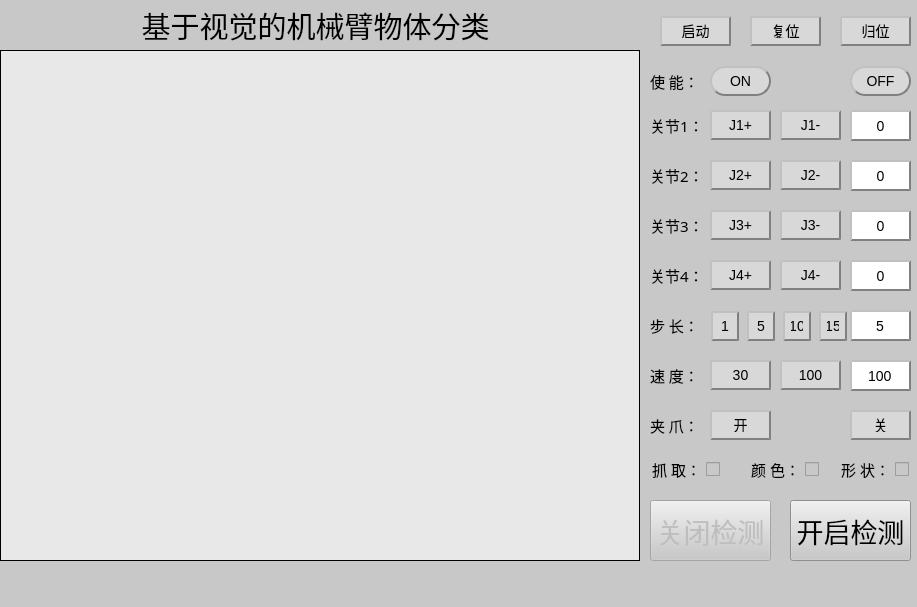
<?xml version="1.0" encoding="UTF-8"?>
<ui version="4.0">
 <class>MainWindow</class>
 <widget class="QMainWindow" name="MainWindow">
  <property name="geometry">
   <rect>
    <x>0</x>
    <y>0</y>
    <width>917</width>
    <height>607</height>
   </rect>
  </property>
  <property name="windowTitle">
   <string>基于视觉的机械臂物体分类</string>
  </property>
  <property name="styleSheet">
   <string notr="true">background-color: rgb(200, 200, 200);</string>
  </property>
  <widget class="QWidget" name="centralwidget">
   <widget class="QLabel" name="Image_show">
    <property name="geometry">
     <rect>
      <x>0</x>
      <y>50</y>
      <width>640</width>
      <height>511</height>
     </rect>
    </property>
    <property name="styleSheet">
     <string notr="true">background-color: rgb(232, 232, 232);
border-width: 1px;
border-style: solid;</string>
    </property>
    <property name="text">
     <string/>
    </property>
   </widget>
   <widget class="QLabel" name="label_2">
    <property name="geometry">
     <rect>
      <x>130</x>
      <y>10</y>
      <width>371</width>
      <height>31</height>
     </rect>
    </property>
    <property name="font">
     <font>
      <family>微软雅黑</family>
      <pointsize>22</pointsize>
     </font>
    </property>
    <property name="text">
     <string>基于视觉的机械臂物体分类</string>
    </property>
    <property name="alignment">
     <set>Qt::AlignCenter</set>
    </property>
    <property name="wordWrap">
     <bool>true</bool>
    </property>
   </widget>
   <widget class="QPushButton" name="btn_close_detection">
    <property name="enabled">
     <bool>false</bool>
    </property>
    <property name="geometry">
     <rect>
      <x>650</x>
      <y>500</y>
      <width>121</width>
      <height>61</height>
     </rect>
    </property>
    <property name="font">
     <font>
      <family>微软雅黑</family>
      <pointsize>20</pointsize>
     </font>
    </property>
    <property name="text">
     <string>关闭检测</string>
    </property>
   </widget>
   <widget class="QPushButton" name="btn_open_detection">
    <property name="geometry">
     <rect>
      <x>790</x>
      <y>500</y>
      <width>121</width>
      <height>61</height>
     </rect>
    </property>
    <property name="font">
     <font>
      <family>微软雅黑</family>
      <pointsize>20</pointsize>
     </font>
    </property>
    <property name="text">
     <string>开启检测</string>
    </property>
   </widget>
   <widget class="QLabel" name="label_12">
    <property name="geometry">
     <rect>
      <x>650</x>
      <y>360</y>
      <width>51</width>
      <height>31</height>
     </rect>
    </property>
    <property name="font">
     <font>
      <family>宋体</family>
      <pointsize>11</pointsize>
     </font>
    </property>
    <property name="text">
     <string>速 度：</string>
    </property>
   </widget>
   <widget class="QLineEdit" name="lineEdit_speed">
    <property name="geometry">
     <rect>
      <x>850</x>
      <y>360</y>
      <width>61</width>
      <height>31</height>
     </rect>
    </property>
    <property name="styleSheet">
     <string notr="true">  QLineEdit {text-align : center;
             background-color : white;
             font: bold;
             border-color: gray;
             border-width: 2px;
             padding: 6px;
             height : 14px;
             border-style: outset;
             font : 14px;}</string>
    </property>
    <property name="text">
     <string>100</string>
    </property>
    <property name="alignment">
     <set>Qt::AlignCenter</set>
    </property>
   </widget>
   <widget class="QLabel" name="label_6">
    <property name="geometry">
     <rect>
      <x>650</x>
      <y>66</y>
      <width>51</width>
      <height>31</height>
     </rect>
    </property>
    <property name="font">
     <font>
      <family>宋体</family>
      <pointsize>11</pointsize>
     </font>
    </property>
    <property name="text">
     <string>使 能：</string>
    </property>
   </widget>
   <widget class="QPushButton" name="btn_speed_100">
    <property name="geometry">
     <rect>
      <x>780</x>
      <y>360</y>
      <width>61</width>
      <height>30</height>
     </rect>
    </property>
    <property name="styleSheet">
     <string notr="true">QPushButton {text-align : center;
             background-color : rgb(216, 216, 216);
             font: bold;
             border-color: gray;
             border-width: 2px;
             padding: 6px;
             height : 14px;
             border-style: outset;
             font : 14px;}
QPushButton:pressed
					{text-align : center;
                     background-color : light gray;
                     font: bold;
                     border-color: gray;
                     border-width: 2px;
                     padding: 6px;
                     height : 14px;
                     border-style: outset;
                     font : 14px;}
</string>
    </property>
    <property name="text">
     <string>100</string>
    </property>
   </widget>
   <widget class="QLabel" name="label_j2">
    <property name="geometry">
     <rect>
      <x>850</x>
      <y>160</y>
      <width>61</width>
      <height>31</height>
     </rect>
    </property>
    <property name="styleSheet">
     <string notr="true">QLabel {text-align : center;
             background-color : white;
             font: bold;
             border-color: gray;
             border-width: 2px;
             padding: 6px;
             height : 14px;
             border-style: outset;
             font : 14px;}</string>
    </property>
    <property name="text">
     <string>0</string>
    </property>
    <property name="alignment">
     <set>Qt::AlignCenter</set>
    </property>
   </widget>
   <widget class="QPushButton" name="btn_zero">
    <property name="geometry">
     <rect>
      <x>840</x>
      <y>16</y>
      <width>71</width>
      <height>30</height>
     </rect>
    </property>
    <property name="styleSheet">
     <string notr="true">QPushButton {text-align : center;
             background-color : rgb(216, 216, 216);
             font: bold;
             border-color: gray;
             border-width: 2px;
             padding: 6px;
             height : 14px;
             border-style: outset;
             font : 14px;}
QPushButton:pressed
					{text-align : center;
                     background-color : light gray;
                     font: bold;
                     border-color: gray;
                     border-width: 2px;
                     padding: 6px;
                     height : 14px;
                     border-style: outset;
                     font : 14px;}
</string>
    </property>
    <property name="text">
     <string>归位</string>
    </property>
   </widget>
   <widget class="QPushButton" name="btn_step_10">
    <property name="geometry">
     <rect>
      <x>783</x>
      <y>311</y>
      <width>28</width>
      <height>30</height>
     </rect>
    </property>
    <property name="styleSheet">
     <string notr="true">QPushButton {text-align : center;
             background-color : rgb(216, 216, 216);
             font: bold;
             border-color: gray;
             border-width: 2px;
             padding: 6px;
             height : 14px;
             border-style: outset;
             font : 14px;}
QPushButton:pressed
					{text-align : center;
                     background-color : light gray;
                     font: bold;
                     border-color: gray;
                     border-width: 2px;
                     padding: 6px;
                     height : 14px;
                     border-style: outset;
                     font : 14px;}
</string>
    </property>
    <property name="text">
     <string>10</string>
    </property>
   </widget>
   <widget class="QPushButton" name="btn_enable_off">
    <property name="geometry">
     <rect>
      <x>850</x>
      <y>66</y>
      <width>61</width>
      <height>30</height>
     </rect>
    </property>
    <property name="styleSheet">
     <string notr="true">QPushButton {text-align : center;
             background-color : rgb(216, 216, 216);
             font: bold;
             border-color: gray;
             border-width: 2px;
             border-radius: 15px;
             padding: 6px;
             height : 14px;
             border-style: outset;
             font : 14px;}
QPushButton:pressed
					{text-align : center;
                     background-color : light gray;
                     font: bold;
                     border-color: gray;
                     border-width: 2px;
                     padding: 6px;
                     height : 14px;
                     border-style: outset;
                     font : 14px;}</string>
    </property>
    <property name="text">
     <string>OFF</string>
    </property>
   </widget>
   <widget class="QLabel" name="label_4">
    <property name="geometry">
     <rect>
      <x>650</x>
      <y>260</y>
      <width>51</width>
      <height>31</height>
     </rect>
    </property>
    <property name="font">
     <font>
      <family>宋体</family>
      <pointsize>11</pointsize>
     </font>
    </property>
    <property name="text">
     <string>关节4：</string>
    </property>
   </widget>
   <widget class="QLabel" name="label_j1">
    <property name="geometry">
     <rect>
      <x>850</x>
      <y>110</y>
      <width>61</width>
      <height>31</height>
     </rect>
    </property>
    <property name="styleSheet">
     <string notr="true">QLabel {text-align : center;
             background-color : white;
             font: bold;
             border-color: gray;
             border-width: 2px;
             padding: 6px;
             height : 14px;
             border-style: outset;
             font : 14px;}</string>
    </property>
    <property name="text">
     <string>0</string>
    </property>
    <property name="alignment">
     <set>Qt::AlignCenter</set>
    </property>
   </widget>
   <widget class="QPushButton" name="btn_j4_subtract">
    <property name="geometry">
     <rect>
      <x>780</x>
      <y>260</y>
      <width>61</width>
      <height>30</height>
     </rect>
    </property>
    <property name="styleSheet">
     <string notr="true">QPushButton {text-align : center;
             background-color : rgb(216, 216, 216);
             font: bold;
             border-color: gray;
             border-width: 2px;
             padding: 6px;
             height : 14px;
             border-style: outset;
             font : 14px;}
QPushButton:pressed
					{text-align : center;
                     background-color : light gray;
                     font: bold;
                     border-color: gray;
                     border-width: 2px;
                     padding: 6px;
                     height : 14px;
                     border-style: outset;
                     font : 14px;}
</string>
    </property>
    <property name="text">
     <string>J4-</string>
    </property>
   </widget>
   <widget class="QLabel" name="label_5">
    <property name="geometry">
     <rect>
      <x>650</x>
      <y>410</y>
      <width>51</width>
      <height>31</height>
     </rect>
    </property>
    <property name="font">
     <font>
      <family>宋体</family>
      <pointsize>11</pointsize>
     </font>
    </property>
    <property name="text">
     <string>夹 爪：</string>
    </property>
   </widget>
   <widget class="QPushButton" name="btn_start">
    <property name="geometry">
     <rect>
      <x>660</x>
      <y>16</y>
      <width>71</width>
      <height>30</height>
     </rect>
    </property>
    <property name="styleSheet">
     <string notr="true">QPushButton {text-align : center;
             background-color : rgb(216, 216, 216);
             font: bold;
             border-color: gray;
             border-width: 2px;
             padding: 6px;
             height : 14px;
             border-style: outset;
             font : 14px;}
QPushButton:pressed
					{text-align : center;
                     background-color : light gray;
                     font: bold;
                     border-color: gray;
                     border-width: 2px;
                     padding: 6px;
                     height : 14px;
                     border-style: outset;
                     font : 14px;}
</string>
    </property>
    <property name="text">
     <string>启动</string>
    </property>
   </widget>
   <widget class="QPushButton" name="btn_speed_30">
    <property name="geometry">
     <rect>
      <x>710</x>
      <y>360</y>
      <width>61</width>
      <height>30</height>
     </rect>
    </property>
    <property name="styleSheet">
     <string notr="true">QPushButton {text-align : center;
             background-color : rgb(216, 216, 216);
             font: bold;
             border-color: gray;
             border-width: 2px;
             padding: 6px;
             height : 14px;
             border-style: outset;
             font : 14px;}
QPushButton:pressed
					{text-align : center;
                     background-color : light gray;
                     font: bold;
                     border-color: gray;
                     border-width: 2px;
                     padding: 6px;
                     height : 14px;
                     border-style: outset;
                     font : 14px;}
</string>
    </property>
    <property name="text">
     <string>30</string>
    </property>
   </widget>
   <widget class="QPushButton" name="btn_reduce">
    <property name="geometry">
     <rect>
      <x>750</x>
      <y>16</y>
      <width>71</width>
      <height>30</height>
     </rect>
    </property>
    <property name="styleSheet">
     <string notr="true">QPushButton {text-align : center;
             background-color : rgb(216, 216, 216);
             font: bold;
             border-color: gray;
             border-width: 2px;
             padding: 6px;
             height : 14px;
             border-style: outset;
             font : 14px;}
QPushButton:pressed
					{text-align : center;
                     background-color : light gray;
                     font: bold;
                     border-color: gray;
                     border-width: 2px;
                     padding: 6px;
                     height : 14px;
                     border-style: outset;
                     font : 14px;}
</string>
    </property>
    <property name="text">
     <string>复位</string>
    </property>
   </widget>
   <widget class="QLabel" name="label_j3">
    <property name="geometry">
     <rect>
      <x>850</x>
      <y>210</y>
      <width>61</width>
      <height>31</height>
     </rect>
    </property>
    <property name="styleSheet">
     <string notr="true">QLabel {text-align : center;
             background-color : white;
             font: bold;
             border-color: gray;
             border-width: 2px;
             padding: 6px;
             height : 14px;
             border-style: outset;
             font : 14px;}</string>
    </property>
    <property name="text">
     <string>0</string>
    </property>
    <property name="alignment">
     <set>Qt::AlignCenter</set>
    </property>
   </widget>
   <widget class="QLabel" name="label_j4">
    <property name="geometry">
     <rect>
      <x>850</x>
      <y>260</y>
      <width>61</width>
      <height>31</height>
     </rect>
    </property>
    <property name="styleSheet">
     <string notr="true">QLabel {text-align : center;
             background-color : white;
             font: bold;
             border-color: gray;
             border-width: 2px;
             padding: 6px;
             height : 14px;
             border-style: outset;
             font : 14px;}</string>
    </property>
    <property name="text">
     <string>0</string>
    </property>
    <property name="alignment">
     <set>Qt::AlignCenter</set>
    </property>
   </widget>
   <widget class="QPushButton" name="btn_j2_add">
    <property name="geometry">
     <rect>
      <x>710</x>
      <y>160</y>
      <width>61</width>
      <height>30</height>
     </rect>
    </property>
    <property name="styleSheet">
     <string notr="true">QPushButton {text-align : center;
             background-color : rgb(216, 216, 216);
             font: bold;
             border-color: gray;
             border-width: 2px;
             padding: 6px;
             height : 14px;
             border-style: outset;
             font : 14px;}
QPushButton:pressed
					{text-align : center;
                     background-color : light gray;
                     font: bold;
                     border-color: gray;
                     border-width: 2px;
                     padding: 6px;
                     height : 14px;
                     border-style: outset;
                     font : 14px;}
</string>
    </property>
    <property name="text">
     <string>J2+</string>
    </property>
   </widget>
   <widget class="QPushButton" name="btn_clip_open">
    <property name="geometry">
     <rect>
      <x>710</x>
      <y>410</y>
      <width>61</width>
      <height>30</height>
     </rect>
    </property>
    <property name="styleSheet">
     <string notr="true">QPushButton {text-align : center;
             background-color : rgb(216, 216, 216);
             font: bold;
             border-color: gray;
             border-width: 2px;
             padding: 6px;
             height : 14px;
             border-style: outset;
             font : 14px;}
QPushButton:pressed
					{text-align : center;
                     background-color : light gray;
                     font: bold;
                     border-color: gray;
                     border-width: 2px;
                     padding: 6px;
                     height : 14px;
                     border-style: outset;
                     font : 14px;}
</string>
    </property>
    <property name="text">
     <string>开</string>
    </property>
   </widget>
   <widget class="QPushButton" name="btn_step_1">
    <property name="geometry">
     <rect>
      <x>711</x>
      <y>311</y>
      <width>28</width>
      <height>30</height>
     </rect>
    </property>
    <property name="styleSheet">
     <string notr="true">QPushButton {text-align : center;
             background-color : rgb(216, 216, 216);
             font: bold;
             border-color: gray;
             border-width: 2px;
             padding: 6px;
             height : 14px;
             border-style: outset;
             font : 14px;}
QPushButton:pressed
					{text-align : center;
                     background-color : light gray;
                     font: bold;
                     border-color: gray;
                     border-width: 2px;
                     padding: 6px;
                     height : 14px;
                     border-style: outset;
                     font : 14px;}
</string>
    </property>
    <property name="text">
     <string>1</string>
    </property>
    <property name="iconSize">
     <size>
      <width>16</width>
      <height>16</height>
     </size>
    </property>
   </widget>
   <widget class="QPushButton" name="btn_step_15">
    <property name="geometry">
     <rect>
      <x>819</x>
      <y>311</y>
      <width>28</width>
      <height>30</height>
     </rect>
    </property>
    <property name="styleSheet">
     <string notr="true">QPushButton {text-align : center;
             background-color : rgb(216, 216, 216);
             font: bold;
             border-color: gray;
             border-width: 2px;
             padding: 6px;
             height : 14px;
             border-style: outset;
             font : 14px;}
QPushButton:pressed
					{text-align : center;
                     background-color : light gray;
                     font: bold;
                     border-color: gray;
                     border-width: 2px;
                     padding: 6px;
                     height : 14px;
                     border-style: outset;
                     font : 14px;}
</string>
    </property>
    <property name="text">
     <string>15</string>
    </property>
   </widget>
   <widget class="QPushButton" name="btn_j3_add">
    <property name="geometry">
     <rect>
      <x>710</x>
      <y>210</y>
      <width>61</width>
      <height>30</height>
     </rect>
    </property>
    <property name="styleSheet">
     <string notr="true">QPushButton {text-align : center;
             background-color : rgb(216, 216, 216);
             font: bold;
             border-color: gray;
             border-width: 2px;
             padding: 6px;
             height : 14px;
             border-style: outset;
             font : 14px;}
QPushButton:pressed
					{text-align : center;
                     background-color : light gray;
                     font: bold;
                     border-color: gray;
                     border-width: 2px;
                     padding: 6px;
                     height : 14px;
                     border-style: outset;
                     font : 14px;}
</string>
    </property>
    <property name="text">
     <string>J3+</string>
    </property>
   </widget>
   <widget class="QLineEdit" name="lineEdit_step">
    <property name="geometry">
     <rect>
      <x>850</x>
      <y>310</y>
      <width>61</width>
      <height>31</height>
     </rect>
    </property>
    <property name="styleSheet">
     <string notr="true">  QLineEdit {text-align : center;
             background-color : white;
             font: bold;
             border-color: gray;
             border-width: 2px;
             padding: 6px;
             height : 14px;
             border-style: outset;
             font : 14px;}</string>
    </property>
    <property name="text">
     <string>5</string>
    </property>
    <property name="alignment">
     <set>Qt::AlignCenter</set>
    </property>
   </widget>
   <widget class="QPushButton" name="btn_j1_subtract">
    <property name="geometry">
     <rect>
      <x>780</x>
      <y>110</y>
      <width>61</width>
      <height>30</height>
     </rect>
    </property>
    <property name="styleSheet">
     <string notr="true">QPushButton {text-align : center;
             background-color : rgb(216, 216, 216);
             font: bold;
             border-color: gray;
             border-width: 2px;
             padding: 6px;
             height : 14px;
             border-style: outset;
             font : 14px;}
QPushButton:pressed
					{text-align : center;
                     background-color : light gray;
                     font: bold;
                     border-color: gray;
                     border-width: 2px;
                     padding: 6px;
                     height : 14px;
                     border-style: outset;
                     font : 14px;}
</string>
    </property>
    <property name="text">
     <string>J1-</string>
    </property>
   </widget>
   <widget class="QLabel" name="label_10">
    <property name="geometry">
     <rect>
      <x>650</x>
      <y>210</y>
      <width>51</width>
      <height>31</height>
     </rect>
    </property>
    <property name="font">
     <font>
      <family>宋体</family>
      <pointsize>11</pointsize>
     </font>
    </property>
    <property name="text">
     <string>关节3：</string>
    </property>
   </widget>
   <widget class="QPushButton" name="btn_clip_close">
    <property name="geometry">
     <rect>
      <x>850</x>
      <y>410</y>
      <width>61</width>
      <height>30</height>
     </rect>
    </property>
    <property name="styleSheet">
     <string notr="true">QPushButton {text-align : center;
             background-color : rgb(216, 216, 216);
             font: bold;
             border-color: gray;
             border-width: 2px;
             padding: 6px;
             height : 14px;
             border-style: outset;
             font : 14px;}
QPushButton:pressed
					{text-align : center;
                     background-color : light gray;
                     font: bold;
                     border-color: gray;
                     border-width: 2px;
                     padding: 6px;
                     height : 14px;
                     border-style: outset;
                     font : 14px;}
</string>
    </property>
    <property name="text">
     <string>关</string>
    </property>
   </widget>
   <widget class="QPushButton" name="btn_j2_subtract">
    <property name="geometry">
     <rect>
      <x>780</x>
      <y>160</y>
      <width>61</width>
      <height>30</height>
     </rect>
    </property>
    <property name="styleSheet">
     <string notr="true">QPushButton {text-align : center;
             background-color : rgb(216, 216, 216);
             font: bold;
             border-color: gray;
             border-width: 2px;
             padding: 6px;
             height : 14px;
             border-style: outset;
             font : 14px;}
QPushButton:pressed
					{text-align : center;
                     background-color : light gray;
                     font: bold;
                     border-color: gray;
                     border-width: 2px;
                     padding: 6px;
                     height : 14px;
                     border-style: outset;
                     font : 14px;}
</string>
    </property>
    <property name="text">
     <string>J2-</string>
    </property>
   </widget>
   <widget class="QLabel" name="label_11">
    <property name="geometry">
     <rect>
      <x>650</x>
      <y>110</y>
      <width>51</width>
      <height>31</height>
     </rect>
    </property>
    <property name="font">
     <font>
      <family>宋体</family>
      <pointsize>11</pointsize>
     </font>
    </property>
    <property name="text">
     <string>关节1：</string>
    </property>
   </widget>
   <widget class="QPushButton" name="btn_enable_on">
    <property name="geometry">
     <rect>
      <x>710</x>
      <y>66</y>
      <width>61</width>
      <height>30</height>
     </rect>
    </property>
    <property name="styleSheet">
     <string notr="true">QPushButton {text-align : center;
             background-color : rgb(216, 216, 216);
             font: bold;
             border-color: gray;
             border-width: 2px;
             border-radius: 15px;
             padding: 6px;
             height : 14px;
             border-style: outset;
             font : 14px;}
QPushButton:pressed
					{text-align : center;
                     background-color : light gray;
                     font: bold;
                     border-color: gray;
                     border-width: 2px;
                     padding: 6px;
                     height : 14px;
                     border-style: outset;
                     font : 14px;}</string>
    </property>
    <property name="text">
     <string>ON</string>
    </property>
   </widget>
   <widget class="QPushButton" name="btn_step_5">
    <property name="geometry">
     <rect>
      <x>747</x>
      <y>311</y>
      <width>28</width>
      <height>30</height>
     </rect>
    </property>
    <property name="styleSheet">
     <string notr="true">QPushButton {text-align : center;
             background-color : rgb(216, 216, 216);
             font: bold;
             border-color: gray;
             border-width: 2px;
             padding: 6px;
             height : 14px;
             border-style: outset;
             font : 14px;}
QPushButton:pressed
					{text-align : center;
                     background-color : light gray;
                     font: bold;
                     border-color: gray;
                     border-width: 2px;
                     padding: 6px;
                     height : 14px;
                     border-style: outset;
                     font : 14px;}
</string>
    </property>
    <property name="text">
     <string>5</string>
    </property>
   </widget>
   <widget class="QLabel" name="label_13">
    <property name="geometry">
     <rect>
      <x>650</x>
      <y>310</y>
      <width>51</width>
      <height>31</height>
     </rect>
    </property>
    <property name="font">
     <font>
      <family>宋体</family>
      <pointsize>11</pointsize>
     </font>
    </property>
    <property name="text">
     <string>步 长：</string>
    </property>
   </widget>
   <widget class="QLabel" name="label_14">
    <property name="geometry">
     <rect>
      <x>650</x>
      <y>160</y>
      <width>51</width>
      <height>31</height>
     </rect>
    </property>
    <property name="font">
     <font>
      <family>宋体</family>
      <pointsize>11</pointsize>
     </font>
    </property>
    <property name="text">
     <string>关节2：</string>
    </property>
   </widget>
   <widget class="QPushButton" name="btn_j3_subtract">
    <property name="geometry">
     <rect>
      <x>780</x>
      <y>210</y>
      <width>61</width>
      <height>30</height>
     </rect>
    </property>
    <property name="styleSheet">
     <string notr="true">QPushButton {text-align : center;
             background-color : rgb(216, 216, 216);
             font: bold;
             border-color: gray;
             border-width: 2px;
             padding: 6px;
             height : 14px;
             border-style: outset;
             font : 14px;}
QPushButton:pressed
					{text-align : center;
                     background-color : light gray;
                     font: bold;
                     border-color: gray;
                     border-width: 2px;
                     padding: 6px;
                     height : 14px;
                     border-style: outset;
                     font : 14px;}
</string>
    </property>
    <property name="text">
     <string>J3-</string>
    </property>
   </widget>
   <widget class="QPushButton" name="btn_j1_add">
    <property name="geometry">
     <rect>
      <x>710</x>
      <y>110</y>
      <width>61</width>
      <height>30</height>
     </rect>
    </property>
    <property name="styleSheet">
     <string notr="true">QPushButton {text-align : center;
             background-color : rgb(216, 216, 216);
             font: bold;
             border-color: gray;
             border-width: 2px;
             padding: 6px;
             height : 14px;
             border-style: outset;
             font : 14px;}
QPushButton:pressed
					{text-align : center;
                     background-color : light gray;
                     font: bold;
                     border-color: gray;
                     border-width: 2px;
                     padding: 6px;
                     height : 14px;
                     border-style: outset;
                     font : 14px;}
</string>
    </property>
    <property name="text">
     <string>J1+</string>
    </property>
   </widget>
   <widget class="QPushButton" name="btn_j4_add">
    <property name="geometry">
     <rect>
      <x>710</x>
      <y>260</y>
      <width>61</width>
      <height>30</height>
     </rect>
    </property>
    <property name="styleSheet">
     <string notr="true">QPushButton {text-align : center;
             background-color : rgb(216, 216, 216);
             font: bold;
             border-color: gray;
             border-width: 2px;
             padding: 6px;
             height : 14px;
             border-style: outset;
             font : 14px;}
QPushButton:pressed
					{text-align : center;
                     background-color : light gray;
                     font: bold;
                     border-color: gray;
                     border-width: 2px;
                     padding: 6px;
                     height : 14px;
                     border-style: outset;
                     font : 14px;}
</string>
    </property>
    <property name="text">
     <string>J4+</string>
    </property>
   </widget>
   <widget class="QCheckBox" name="cbx_Ispick">
    <property name="geometry">
     <rect>
      <x>641</x>
      <y>460</y>
      <width>79</width>
      <height>19</height>
     </rect>
    </property>
    <property name="font">
     <font>
      <family>宋体</family>
      <pointsize>11</pointsize>
     </font>
    </property>
    <property name="layoutDirection">
     <enum>Qt::RightToLeft</enum>
    </property>
    <property name="autoFillBackground">
     <bool>false</bool>
    </property>
    <property name="text">
     <string> 抓 取：</string>
    </property>
    <property name="checkable">
     <bool>true</bool>
    </property>
    <property name="checked">
     <bool>false</bool>
    </property>
   </widget>
   <widget class="QCheckBox" name="cbx_Ispick_color">
    <property name="geometry">
     <rect>
      <x>740</x>
      <y>460</y>
      <width>79</width>
      <height>19</height>
     </rect>
    </property>
    <property name="font">
     <font>
      <family>宋体</family>
      <pointsize>11</pointsize>
     </font>
    </property>
    <property name="layoutDirection">
     <enum>Qt::RightToLeft</enum>
    </property>
    <property name="autoFillBackground">
     <bool>false</bool>
    </property>
    <property name="text">
     <string> 颜 色：</string>
    </property>
    <property name="checkable">
     <bool>true</bool>
    </property>
    <property name="checked">
     <bool>false</bool>
    </property>
   </widget>
   <widget class="QCheckBox" name="cbx_Ispick_shape">
    <property name="geometry">
     <rect>
      <x>830</x>
      <y>460</y>
      <width>79</width>
      <height>19</height>
     </rect>
    </property>
    <property name="font">
     <font>
      <family>宋体</family>
      <pointsize>11</pointsize>
     </font>
    </property>
    <property name="layoutDirection">
     <enum>Qt::RightToLeft</enum>
    </property>
    <property name="autoFillBackground">
     <bool>false</bool>
    </property>
    <property name="text">
     <string> 形 状：</string>
    </property>
    <property name="checkable">
     <bool>true</bool>
    </property>
    <property name="checked">
     <bool>false</bool>
    </property>
   </widget>
  </widget>
  <widget class="QMenuBar" name="menubar">
   <property name="geometry">
    <rect>
     <x>0</x>
     <y>0</y>
     <width>917</width>
     <height>23</height>
    </rect>
   </property>
  </widget>
  <widget class="QStatusBar" name="statusbar"/>
 </widget>
 <resources/>
 <connections/>
</ui>
